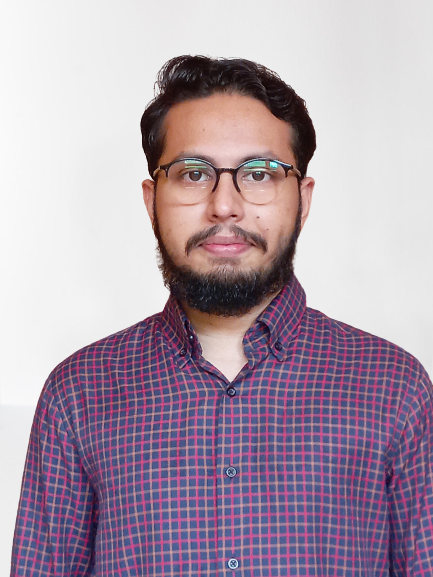
#> input picture open_cv_examples/resources_01/image.png, 433 x 577 px
$ python 17_chapter.py
#> lines starting #> are read from the running program, lines starting #| are printed output that depends on the picture
# how to change the prespective of an image
import cv2 as cv
import numpy as np

img = cv.imread('resources_01/image.png')
#> img is the input picture: shape (577, 433, 3); mean B, G, R 171.2, 156.6, 173
print(img.shape) #(577, 433, 3)
#| (577, 433, 3)
## defining points
point1 = np.float32([[35,130],[390,18],[39,535],[402,531]])
width = 800
height = 900
width, height = 800, 900
point2 = np.float32([[0,0],[width,0],[0,height],[width, height]])

matrix = cv.getPerspectiveTransform(point1, point2)
out_img = cv.warpPerspective(img, matrix, (width, height))
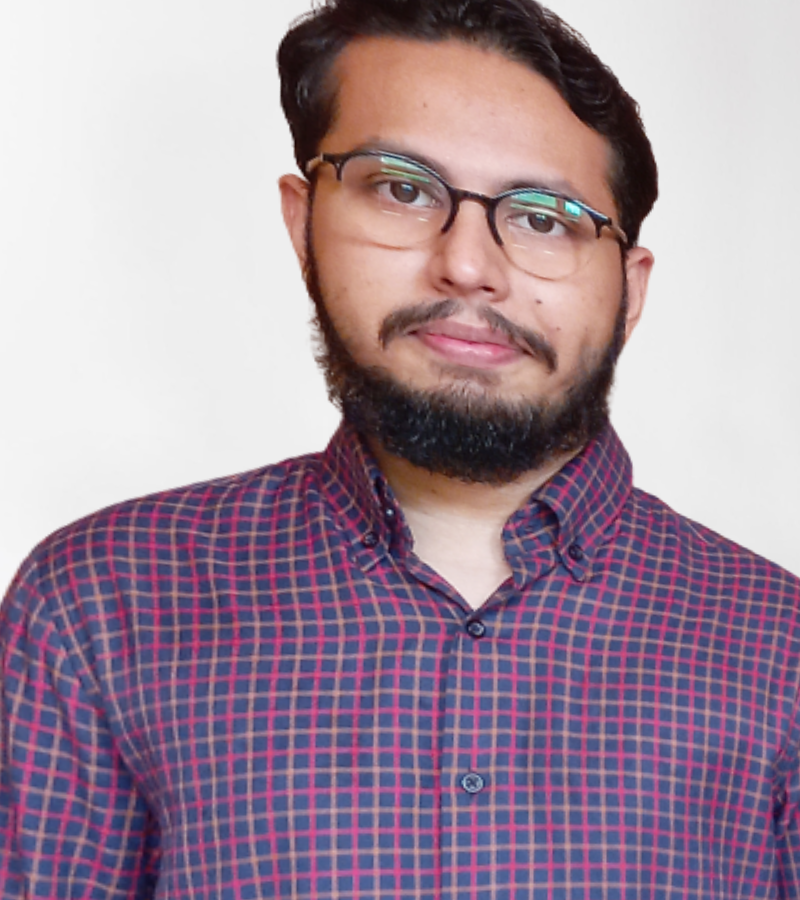
#> out_img: shape (900, 800, 3); mean B, G, R 157.1, 141.8, 162.2

cv.imshow("Original", img)
cv.imshow("transformed", out_img)
cv.waitKey(0)
cv.destroyAllWindows()
